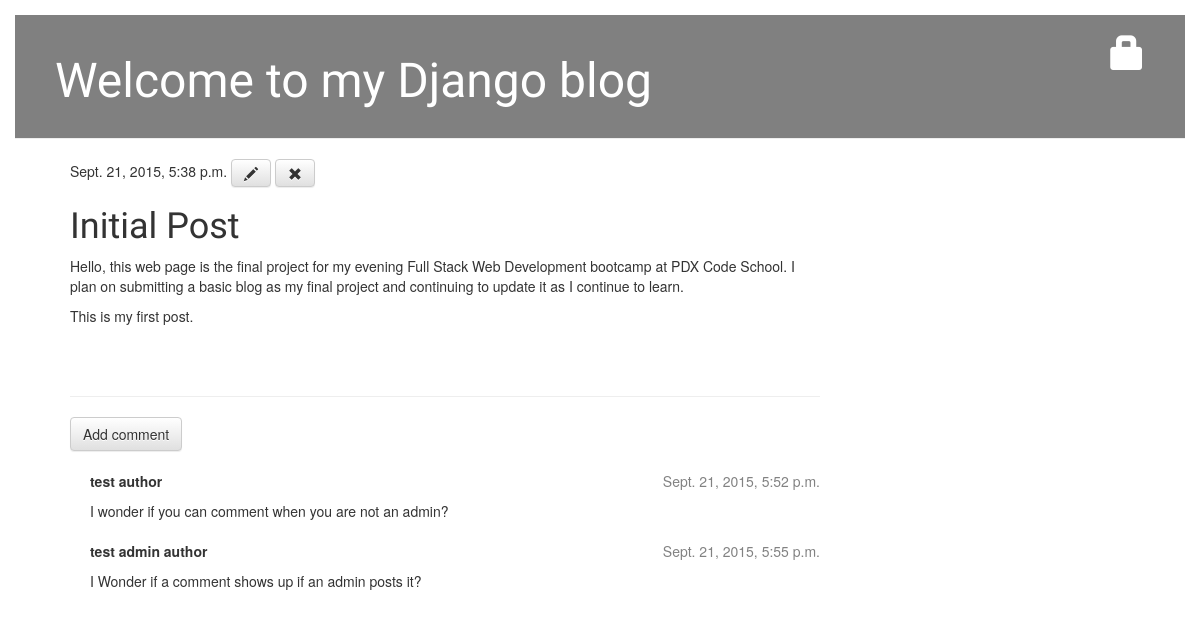
Screenshot of /post/9/ with the database file from the repository.
### blog/models.py (models this page shows, shortened)
class Post(models.Model):
    author = models.ForeignKey('auth.User')
    title = models.CharField(max_length=200)
    text = models.TextField()
    created_date = models.DateTimeField(
            default=timezone.now)
    published_date = models.DateTimeField(
            blank=True, null=True)

class Comment(models.Model):
    post = models.ForeignKey('blog.Post', related_name='comments')
    author = models.CharField(max_length=200)
    text = models.TextField()
    created_date = models.DateTimeField(default=timezone.now)
    approved_comment = models.BooleanField(default=False)

### blog/views.py (the view)
# urls.py: url(r'^post/(?P<pk>[0-9]+)/$', views.post_detail, name='post_detail'),
def post_detail(request, pk):
	post = get_object_or_404(Post, pk=pk)
	return render(request, 'blog/post_detail.html', {'post': post})

### blog/templates/blog/post_detail.html (shortened to what this page needs)
{% extends "blog/base.html" %}
{% block content %}
    <div class="post">
       {% if post.published_date %}
    {{ post.published_date }}
{% else %}
    <a class="btn btn-default" href="{% url "blog.views.post_publish" pk=post.pk %}">Publish</a>
{% endif %}
        <a class="btn btn-default" href="{% url "post_edit" pk=post.pk %}"><span class="glyphicon glyphicon-pencil"></span></a>
        <a class="btn btn-default" href="{% url "post_remove" pk=post.pk %}"><span class="glyphicon glyphicon-remove"></span></a>
        <h1>{{ post.title }}</h1>
        <p>{{ post.text|linebreaks }}</p>
    </div>
    <hr>
    <a class="btn btn-default" href="{% url "add_comment_to_post" pk=post.pk %}">Add comment</a>
{% for comment in post.comments.all %}
    {% if user.is_authenticated or comment.approved_comment %}
    <div class="comment">
        <div class="date">
            {{ comment.created_date }}
        </div>
        <strong>{{ comment.author }}</strong>
        <p>{{ comment.text|linebreaks }}</p>
    </div>
    {% endif %}
{% empty %}
    <p>No comments here yet :(</p>
{% endfor %}
{% endblock %}

### blog/static/css/blog.css (style rules this page uses)
body { padding: 15px; }
h1, h2, h3, h4 { font-family: 'Lobster', cursive; }
.date { float: right; color: #828282; }
.post { margin-bottom: 70px; }
.comment { margin: 20px 0px 20px 20px; }

### rows the page displays
Post: published_date "Sept. 21, 2015, 5:38 p.m.", title "Initial Post", text "Hello, this web page is the final project for my evening Full Stack Web Development bootcamp at PDX Code School. I plan on submitting a basic blog as my final project and continuing to update it as I continue to learn. This is my first post."
Comment: created_date "Sept. 21, 2015, 5:52 p.m.", author "test author", text "I wonder if you can comment when you are not an admin?"
Comment: created_date "Sept. 21, 2015, 5:55 p.m.", author "test admin author", text "I Wonder if a comment shows up if an admin posts it?"
